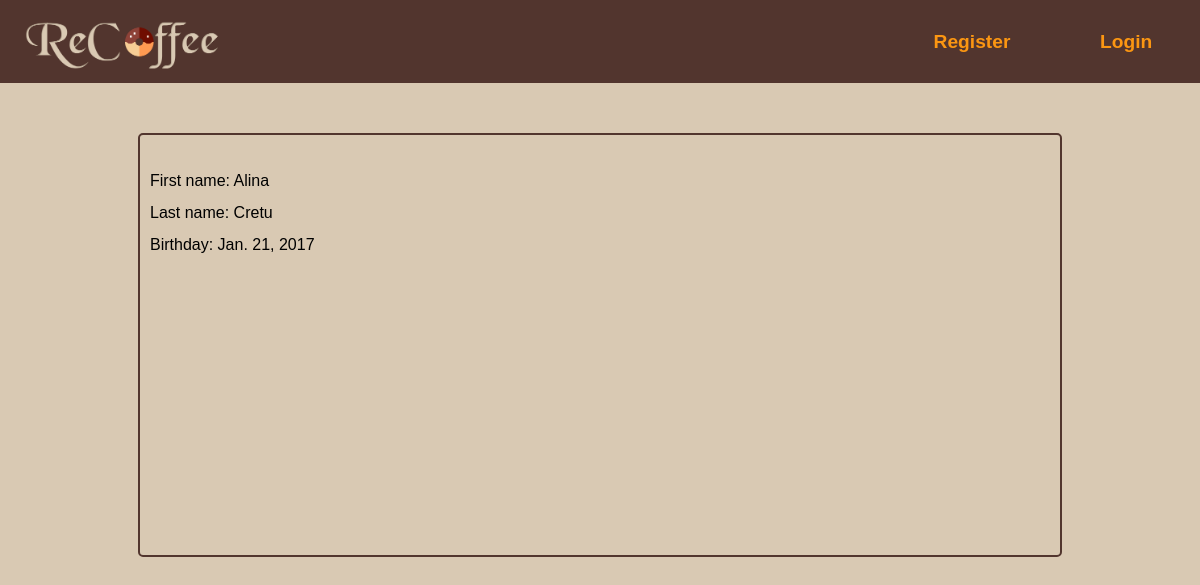
/user/3/, run on the app's committed database.
### ReCoffee/models.py (models this page shows)
class UserProfile(models.Model):
    first_name = models.CharField(max_length=20)
    last_name = models.CharField(max_length=20)
    birthday = models.DateField(null=True)
    user = models.OneToOneField(
        User,
        primary_key=True,
        related_name='profile')
    class Meta:
        verbose_name_plural = 'User Profiles'

### ReCoffee/views.py (the view)
# urls.py: url(r'^user/(?P<pk>\d+)/$', views.user_profile,
def user_profile(request, pk):
    user_profile = models.UserProfile.objects.get(pk=pk)
    fave_list = user_profile.favorite.all()
    context = {'user_profile': user_profile, 'fave_list': fave_list, }
    return render(request, 'ReCoffee/user_profile.html', context)

### ReCoffee/templates/ReCoffee/user_profile.html (shortened to what this page needs)
{% extends 'ReCoffee/base.html' %}
{% block content %}
{% block head%}
<article class="profile">
	<img src="{{ user.profile.avatar.url }}" id="avatar">
	<span> First name: {{ user_profile.first_name }} </span>
	<br><span> Last name: {{ user_profile.last_name }} </span>
	<br><span> Birthday: {{ user_profile.birthday }} </span>
</article>
{% endblock %}
{% endblock %}

### ReCoffee/static/css/main.css (style rules this page uses)
.profile { align-items: center; border: 2px solid #52352E; border-radius: 5px; justify-content: center; line-height: 200%; margin: auto; margin-top: 50px; max-width: 75%; min-height: 400px; padding: 10px; position: relative; }
#avatar { float: right; height: auto; max-width: 200px; max-height: 400px; padding: 10px; }
body { background-color: #D9C9B3; font-family: Helvetica; margin: 0; }

### data on the page
UserProfile: first_name "Alina", last_name "Cretu", birthday "Jan. 21, 2017"
